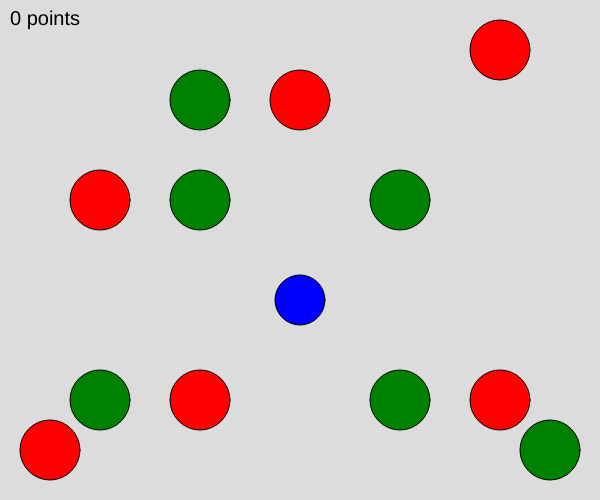
Frame 1 (no input)
Frame 60 (no input): identical to frame 1, image omitted
Frame 120 (the mouse pressed at the canvas centre since frame 60): identical to frame 1, image omitted

The p5.js sketch that drew this single still picture (run headless with seeded random() and noise() and a simulated clock; from frame 60 on, the mouse is pressed at the canvas centre):

// p5.js sketch
// ── sketch.js
let cr = 25;

let fr1R = 30;
let fr2R = 30;
let fr3R = 30;
let fr4R = 30;
let fr5R = 30;
let fr6R = 30;

let fo1R = 30;
let fo2R = 30;
let fo3R = 30;
let fo4R = 30;
let fo5R = 30;
let fo6R = 30;

let cx = 300;
let cy = 300;

let incX = 5;
let incY = 5;

let fr1x = 200;
let fr1y = 200;

let fr2x = 550;
let fr2y = 450;

let fr3x = 400;
let fr3y = 400;

let fr4x = 400;
let fr4y = 200;

let fr5x = 200;
let fr5y = 100;

let fr6x = 100;
let fr6y = 400;

let fo1x = 100;
let fo1y = 200;

let fo2x = 200;
let fo2y = 400;

let fo3x = 300;
let fo3y = 100;

let fo4x = 500;
let fo4y = 400;

let fo5x = 50;
let fo5y = 450;

let fo6x = 500;
let fo6y = 50;

let points = 0;

let caterpillar = {
  color: "blue",
  display: function(){
    fill(caterpillar.color);
    circle(cx,cy,cr*2);
  },
}

let fruit1 = {
  color: "green",
  display: function(){
    fill(fruit1.color);
    circle(fr1x,fr1y,fr1R * 2);
  },
}

let fruit2 = {
  color: "green",
  display: function(){
    fill(fruit2.color);
    circle(fr2x,fr2y,fr2R * 2);
  },
}

let fruit3 = {
  color: "green",
  display: function(){
    fill(fruit3.color);
    circle(fr3x,fr3y,fr3R * 2);
  },
}

let fruit4 = {
  color: "green",
  display: function(){
    fill(fruit4.color);
    circle(fr4x,fr4y,fr4R * 2);
  },
}

let fruit5 = {
  color: "green",
  display: function(){
    fill(fruit5.color);
    circle(fr5x,fr5y,fr5R * 2);
  },
}

let fruit6 = {
  color: "green",
  display: function(){
    fill(fruit6.color);
    circle(fr6x,fr6y,fr6R * 2);
  },
}

let food1 = {
  color: "red",
  display: function(){
    fill(food1.color);
    circle(fo1x,fo1y,fo1R * 2);
  },
}

let food2 = {
  color: "red",
  display: function(){
    fill(food2.color);
    circle(fo2x,fo2y,fo2R * 2);
  },
}

let food3 = {
  color: "red",
  display: function(){
    fill(food3.color);
    circle(fo3x,fo3y,fo3R * 2);
  },
}

let food4 = {
  color: "red",
  display: function(){
    fill(food4.color);
    circle(fo4x,fo4y,fo4R * 2);
  },
}

let food5 = {
  color: "red",
  display: function(){
    fill(food5.color);
    circle(fo5x,fo5y,fo5R * 2);
  },
}

let food6 = {
  color: "red",
  display: function(){
    fill(food6.color);
    circle(fo6x,fo6y,fo6R * 2);
  },
}

function setup() {
  createCanvas(600, 500);
}

function draw() {
  background(220);
  
  fill("black");
  textSize(20);
  text(points + " points", 10,25);
  
  let fr1distX = cx - fr1x;
  let fr1distY = cy - fr1y;
  let fr1distance = sqrt((fr1distX * fr1distX) + (fr1distY * fr1distY));
  
  let fr2distX = cx - fr2x;
  let fr2distY = cy - fr2y;
  let fr2distance = sqrt((fr2distX * fr2distX) + (fr2distY * fr2distY));
  
  let fr3distX = cx - fr3x;
  let fr3distY = cy - fr3y;
  let fr3distance = sqrt((fr3distX * fr3distX) + (fr3distY * fr3distY));
  
  let fr4distX = cx - fr4x;
  let fr4distY = cy - fr4y;
  let fr4distance = sqrt((fr4distX * fr4distX) + (fr4distY * fr4distY));
  
  let fr5distX = cx - fr5x;
  let fr5distY = cy - fr5y;
  let fr5distance = sqrt((fr5distX * fr5distX) + (fr5distY * fr5distY));
  
  let fr6distX = cx - fr6x;
  let fr6distY = cy - fr6y;
  let fr6distance = sqrt((fr6distX * fr6distX) + (fr6distY * fr6distY));
  
  let fo1distX = cx - fo1x;
  let fo1distY = cy - fo1y;
  let fo1distance = sqrt((fo1distX * fo1distX) + (fo1distY * fo1distY));
  
  let fo2distX = cx - fo2x;
  let fo2distY = cy - fo2y;
  let fo2distance = sqrt((fo2distX * fo2distX) + (fo2distY * fo2distY));
  
  let fo3distX = cx - fo3x;
  let fo3distY = cy - fo3y;
  let fo3distance = sqrt((fo3distX * fo3distX) + (fo3distY * fo3distY));
  
  let fo4distX = cx - fo4x;
  let fo4distY = cy - fo4y;
  let fo4distance = sqrt((fo4distX * fo4distX) + (fo4distY * fo4distY));
  
  let fo5distX = cx - fo5x;
  let fo5distY = cy - fo5y;
  let fo5distance = sqrt((fo5distX * fo5distX) + (fo5distY * fo5distY));
  
  let fo6distX = cx - fo6x;
  let fo6distY = cy - fo6y;
  let fo6distance = sqrt((fo6distX * fo6distX) + (fo6distY * fo6distY));
  
  
  
  caterpillar.display ();
  if (keyCode === RIGHT_ARROW){
    cx = cx + incX;
  }
  if (keyCode === DOWN_ARROW){
    cy = cy + incY;
  }
  if (keyCode === LEFT_ARROW){
    cx = cx - incX;
  }
  if (keyCode === UP_ARROW){
    cy = cy - incY;
  }
  
  
  fruit1.display ();
  fruit2.display ();
  fruit3.display ();
  fruit4.display ();
  fruit5.display ();
  fruit6.display ();
  
  food1.display ();
  food2.display ();
  food3.display ();
  food4.display ();
  food5.display ();
  food6.display ();
  
  if (fr1distance <= cr + fr1R){
    fr1x = -100;
    points = points + 1;
  }
  
  if (fr2distance <= cr + fr2R){
    fr2x = -100;
    points = points + 1;
  }
  
  if (fr3distance <= cr + fr3R){
    fr3x = -100;
    points = points + 1;
  }
  
  if (fr4distance <= cr + fr4R){
    fr4x = -100;
    points = points + 1;
  }
  
  if (fr5distance <= cr + fr5R){
    fr5x = -100;
    points = points + 1;
  }
  
  if (fr6distance <= cr + fr6R){
    fr6x = -100;
    points = points + 1;
  }
  
  
  if (fo1distance <= cr + fo1R){
    fo1x = -100;
    points = points - 1;
  }
  
  if (fo2distance <= cr + fo2R){
    fo2x = -100;
    points = points - 1;
  }
  
  if (fo3distance <= cr + fo3R){
    fo3x = -100;
    points = points - 1;
  }
  
  if (fo4distance <= cr + fo4R){
    fo4x = -100;
    points = points - 1;
  }
  
  if (fo5distance <= cr + fo5R){
    fo5x = -100;
    points = points - 1;
  }
  
  if (fo6distance <= cr + fo6R){
    fo6x = -100;
    points = points - 1;
  }
  
  
  if (fr1x == -100 && fr2x == -100 && fr3x == -100 && fr4x == -100 && fr5x == -100 && fr6x == -100){
    background("pink");
    incX = 0;
    incY = 0;
    textSize(30);
    fill("black");
    text("yay you won!!", 200, 250);
  }
  
  
  if (points < 0){
    incX = 0;
    incY = 0;
    background("black");
    textSize(30);
    fill("pink");
    text("aw you died :(", 200,250);
  }
  
  if (cx > width){
    incX = 0;
    incY = 0;
    background("black");
    textSize(30);
    fill("pink");
    text("aw you died :(", 200,250);
  }
  
  if (cx < 0){
    incX = 0;
    incY = 0;
    background("black");
    textSize(30);
    fill("pink");
    text("aw you died :(", 200,250);
  }
  
  if (cy > height){
    incX = 0;
    incY = 0;
    background("black");
    textSize(30);
    fill("pink");
    text("aw you died :(", 200,250);
  }
  
  if (cy < 0){
    incX = 0;
    incY = 0;
    background("black");
    textSize(30);
    fill("pink");
    text("aw you died :(", 200,250);
  }
  
  
}
